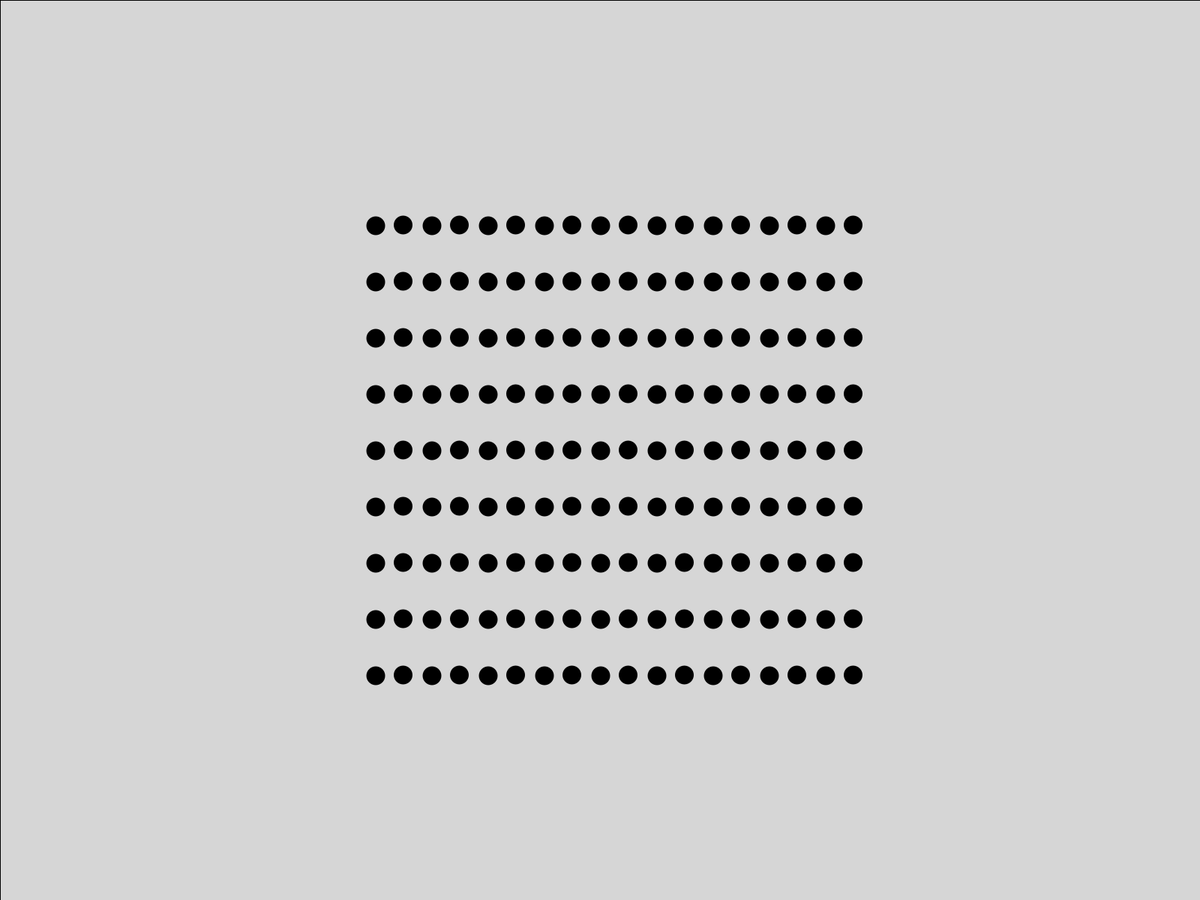
Frame 1 (no input)
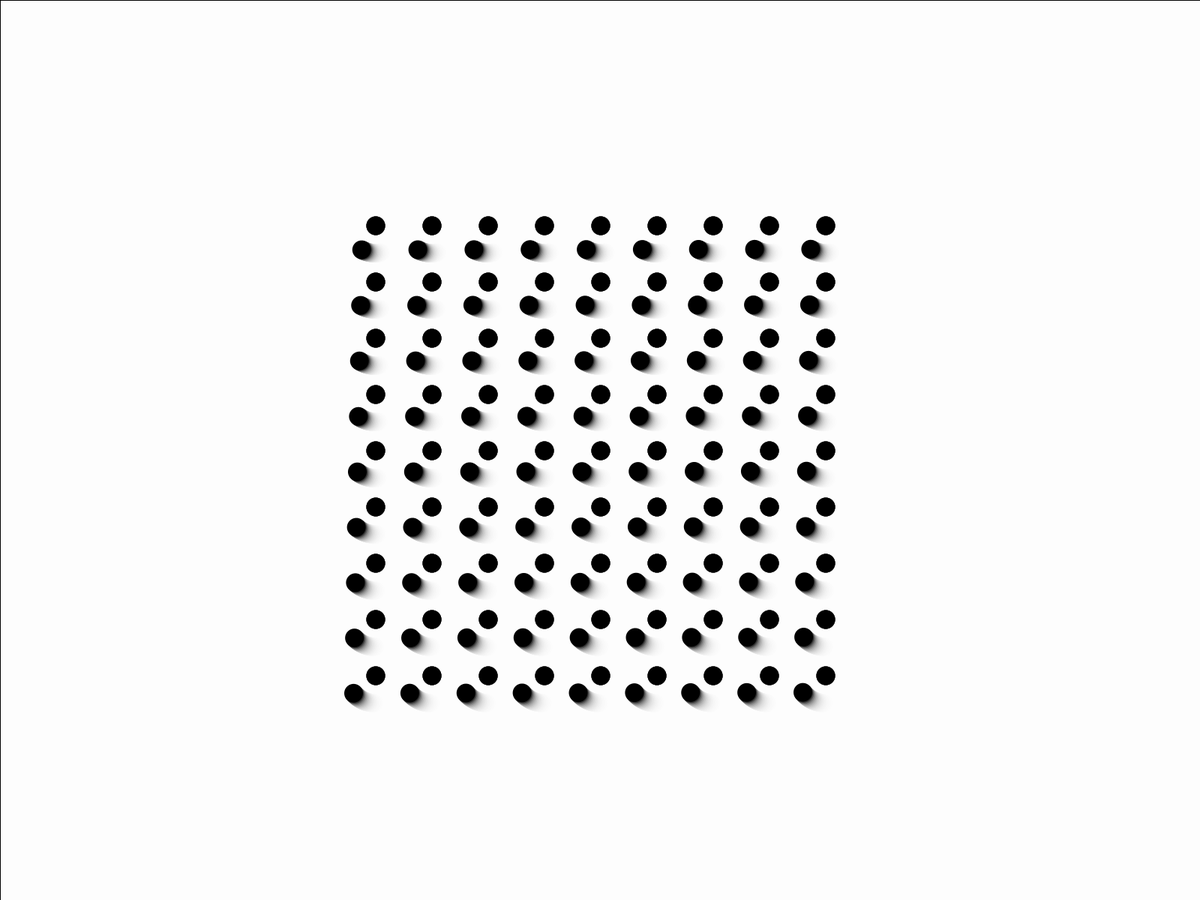
Frame 60 (the mouse pressed at the canvas centre just before this capture)
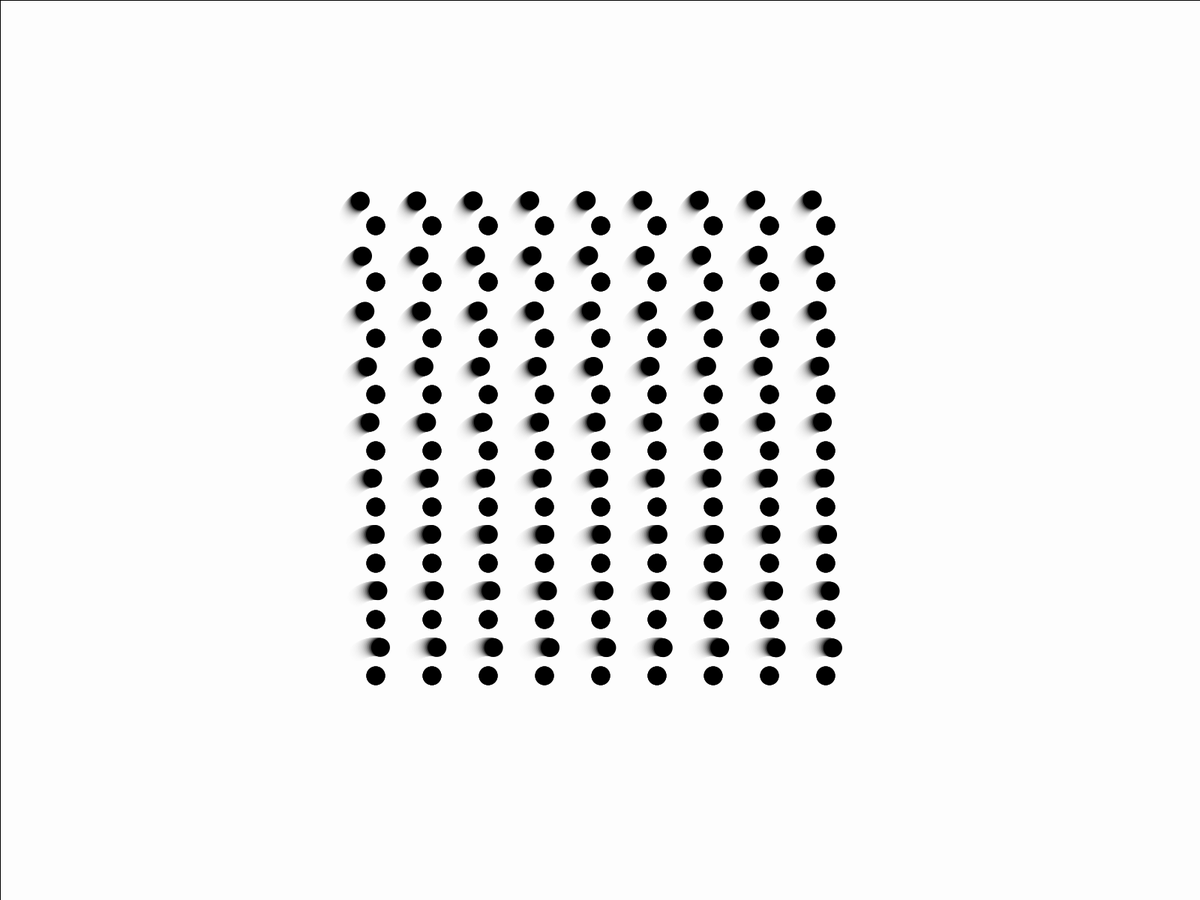
Frame 120 (the mouse held since frame 60 and released just before this capture)

The Processing sketch that drew these frames (run headless with seeded random() and noise(); from frame 60 on, the mouse is pressed at the canvas centre):

// Processing sketch: grid_art_01_new
// ── grid_art_01_new.pde
Dot[] dot = new Dot[int(sq(9))];
int count;
float angle;

void setup() {
  //size(600, 600);
  fullScreen();
  for(int i = 0; i < dot.length; i++) {
    dot[i] = new Dot(1, 1, 0.005*(i+1));
  }
}

void draw() {
  count = 0;
  //background(255);
  fill(255,50);
  rect(0,0,width,height);
  push();
  translate(width/2,height/2);
  for(int linha = 0; linha < sqrt(dot.length) ; linha++) { 
    for (int coluna = 0; coluna < sqrt(dot.length); coluna++) {
      push();
      translate((dot[count].orbitSpacing*2)*(coluna-((sqrt(dot.length)-1)/2)),(dot[count].orbitSpacing*2)*(linha-((sqrt(dot.length)-1)/2)));
      dot[count].center();
      dot[count].orbit();
      dot[count].rotation();
      pop();
        count++;
    }
  }
  pop();
}

// ── Dot.pde
class Dot {
  float x;
  float y;
  float r;
  float orbitSpacing;
  float ang;
  float velocity;
  float xOffset;
  float yOffset;
  float velOffset;

  Dot(float xOffsetTrans, float yOffsetTrans, float velOffsetTrans) {
    xOffset = xOffsetTrans;
    yOffset = yOffsetTrans;
    velOffset = velOffsetTrans;
    x = 0 + xOffset;
    y = 0 + yOffset;
    r = 25;
    orbitSpacing = r + (r/2);
    ang = 0;
    velocity = 2 + velOffset;
    
  }

  void center() {
    push();
    noStroke();
    fill(0,255);
    circle(x, y, r);
    pop();
  }
  
  void orbit() {
    push();
    noStroke();
    fill(0,255);
    rotate(radians(ang));
    circle(orbitSpacing, 0, r);
    pop();
  }
  
  void rotation() {
    ang += velocity;
  }
  
  void acceleration() {
    
  }
  
}
